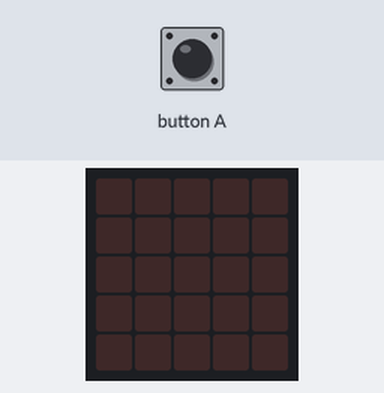
Recording of a program running on a simulated BBC micro:bit (MakeCode). Shown: the board's 5×5 LED display. The inputs (shaded band) are chosen by the test bench. Random numbers come from a fixed seed; the 48×5 strip is a reading aid, not a part: it shows the text the display is scrolling, unrolled, one strip-width of it at a time.

Above: at 1.2 s.
1.3 s: button A pressed for 0.15 s
At 2.0 s:
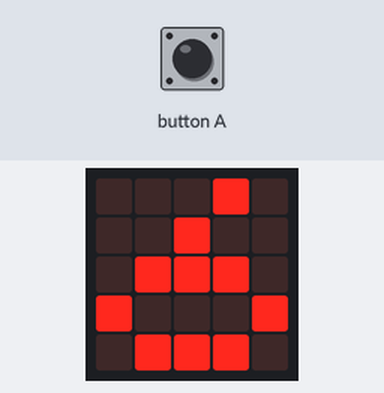
4.4 s: button A pressed for 0.15 s
At 7.0 s:
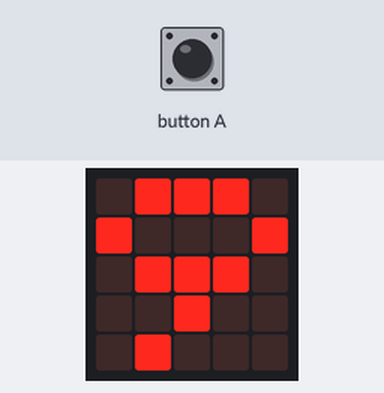
7.5 s: button A pressed for 0.15 s
At 10.9 s:
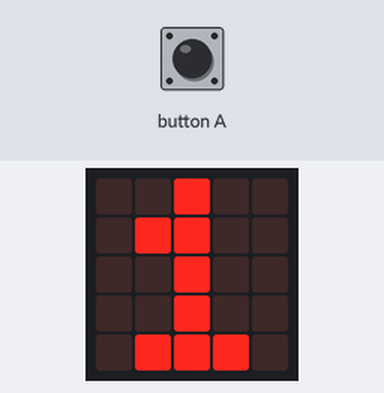
Timing chart, 0 to 12.4 s (numbered marks = the images above; inputs shaded):
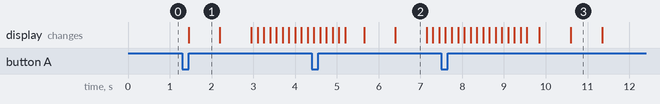

Measured:
- after the input at 1.3 s, the display: changes after 0.15 s (image 1)
- what the display in image 1 shows lasts 0.7 s, from 1.5 s to 2.2 s

The program:

main.ts
```typescript
let variable6 = 0
let variable1 = 0
input.onButtonPressed(Button.A, function () {
    variable6 = 6
    basic.showNumber(variable6)
    variable1 = randint(0, 10)
    basic.showNumber(variable1)
    basic.showNumber(variable1 * variable6)
})
```

test.ts
```typescript
// aquí va el archivo "tests"; esto no se compilará cuando este paquete se utilice como una extensión.
```
